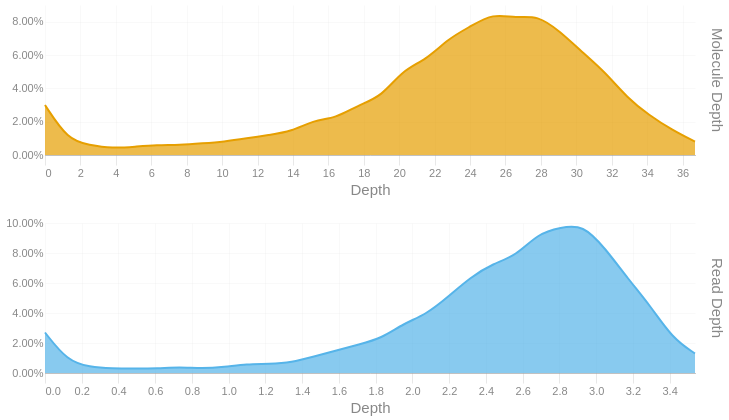

The cell this chart's notebook holds for it:
### Code cell
readdep = depth_hist(tb['Read Depth'], q99, 3)
readdep = readdep.with_columns(pl.lit('Read Depth').alias('Metric'))
if not SKIPLR:
    moldep = depth_hist(tb['Molecule Depth'], mol_q99, 1)
    moldep = moldep.with_columns(pl.lit('Molecule Depth').alias('Metric'))
    _hist = pl.concat([readdep, moldep])
    _hist = _hist.filter(pl.col('Proportion') != 0)
    with SafeRender(_hist):
        (
            alt.Chart(_hist)        
            .mark_area(interpolate = "basis")
            .encode(
                x=alt.X('Bin:Q').scale(domainMin=0).axis(alt.Axis(title='Depth')),
                y = alt.Y('Proportion:Q', title = None).axis(format = '.2%'),
                color = alt.Color('Metric:N').legend(None),
                row = alt.Row("Metric:N").header(title = None, labelOrient = 'right'),
                tooltip = [
                    alt.Tooltip("Metric:N", title = "Metric"),
                    alt.Tooltip('Interval:N', title = "Depth Interval"),
                    alt.Tooltip('Proportion:Q', title = "% Alignments").format('.2%')
                ]
            )
            .resolve_scale(x='independent', y='independent')
            .properties(
                height = 150, width = 650,
                usermeta={'embedOptions': {'downloadFileName': f'{samplename}.depth.hist'}}
            )
        ).display()
else:
    readdep = readdep.filter(pl.col('Proportion') != 0)
    with SafeRender(readdep):
        (
            alt.Chart(readdep)        
            .mark_area(interpolate = "basis")
            .encode(
                x=alt.X('Bin:Q').scale(domainMin=0).axis(alt.Axis(title='Depth')),
                y = alt.Y('Proportion:Q', title = None).axis(format = '.2%'),
                tooltip = [
                    alt.Tooltip('Interval:N', title = "Depth Interval"),
                    alt.Tooltip('Proportion:Q', title = "% Alignments").format('.2%')
                ]
            )
            .properties(
                usermeta={'embedOptions': {'downloadFileName': f'{samplename}.depth.hist'}}
            )
        ).display()

### Figure 1 — Vega-Lite specification as saved in the notebook (floating-point values rounded to 4 significant figures)
{"width": 650, "height": 150, "config": {"title": {"anchor": "start", "dy": -15, "fontSize": 18, "color": "#888888", "subtitleColor": "#888888", "subtitleFontSize": 14}, "arc": {"fill": "#0072B2"}, "axis": {"domainColor": "#888888", "domainWidth": 0.5, "gridWidth": 0.2, "grid": false, "titleFontWeight": 400, "titleFontSize": 15, "labelFontSize": 11, "labelColor": "#888888", "tickColor": "#888888", "tickWidth": 0.2, "titleColor": "#888888"}, "axisBand": {"grid": false}, "axisX": {"grid": true, "tickSize": 10, "domainCap": "round"}, "axisY": {"domain": false, "grid": true, "tickSize": 0, "domainCap": "round"}, "background": "transparent", "header": {"labelFontSize": 15, "labelColor": "#888888", "titleFontSize": 15, "titleFontWeight": 600, "titleColor": "#888888"}, "legend": {"labelFont": "sans-serif", "labelFontSize": 12, "labelColor": "#888888", "symbolSize": 100, "symbolType": "circle", "titleFontSize": 12, "titlePadding": 10, "titleColor": "#888888", "title": null}, "range": {"category": ["#E69F00", "#56B4E9", "#009E73", "#F0E442", "#0072B2", "#D55E00", "#CC79A7", "#000000"], "diverging": ["#cfe8f3", "#a2d4ec", "#73bfe2", "#46abdb", "#1696d2", "#12719e"]}, "area": {"fill": "#0072B2", "fillOpacity": 0.7, "line": true, "strokeOpacity": 0.7}, "line": {"color": "#0072B2", "stroke": "#0072B2", "strokeWidth": 2}, "trail": {"color": "#0072B2", "stroke": "#0072B2", "strokeWidth": 0, "size": 1}, "point": {"filled": true, "fillOpacity": 1.0, "size": 95}, "text": {"color": "#888888", "fontSize": 11, "align": "right", "fontWeight": 400, "size": 11}, "bar": {"fill": "#0072B2", "stroke": null}, "view": {"stroke": null, "continuousWidth": 660, "continuousHeight": 400}}, "data": {"name": "data-3231b2270e2bba3623ee0087293354de"}, "mark": {"type": "area", "interpolate": "basis"}, "encoding": {"color": {"field": "Metric", "legend": null, "type": "nominal"}, "row": {"field": "Metric", "header": {"title": null, "labelOrient": "right"}, "type": "nominal"}, "tooltip": [{"field": "Metric", "title": "Metric", "type": "nominal"}, {"field": "Interval", "title": "Depth Interval", "type": "nominal"}, {"field": "Proportion", "format": ".2%", "title": "% Alignments", "type": "quantitative"}], "x": {"axis": {"title": "Depth"}, "field": "Bin", "scale": {"domainMin": 0}, "type": "quantitative"}, "y": {"axis": {"format": ".2%"}, "field": "Proportion", "title": null, "type": "quantitative"}}, "resolve": {"scale": {"x": "independent", "y": "independent"}}, "usermeta": {"embedOptions": {"downloadFileName": "S6_LaHave_3616.depth.hist"}}, "$schema": "https://vega.github.io/schema/vega-lite/v6.1.0.json", "datasets": {"data-3231b2270e2bba3623ee0087293354de": [{"Bin": 0.0, "Interval": "0.0-0.122", "Proportion": 0.027, "Metric": "Read Depth"}, {"Bin": 0.122, "Interval": "0.122-0.244", "Proportion": 0.008, "Metric": "Read Depth"}, {"Bin": 0.244, "Interval": "0.244-0.366", "Proportion": 0.004, "Metric": "Read Depth"}, {"Bin": 0.366, "Interval": "0.366-0.488", "Proportion": 0.003, "Metric": "Read Depth"}, {"Bin": 0.488, "Interval": "0.488-0.61", "Proportion": 0.003, "Metric": "Read Depth"}, {"Bin": 0.61, "Interval": "0.61-0.732", "Proportion": 0.003, "Metric": "Read Depth"}, {"Bin": 0.732, "Interval": "0.732-0.854", "Proportion": 0.004, "Metric": "Read Depth"}, {"Bin": 0.854, "Interval": "0.854-0.976", "Proportion": 0.003, "Metric": "Read Depth"}, {"Bin": 0.976, "Interval": "0.976-1.098", "Proportion": 0.004, "Metric": "Read Depth"}, {"Bin": 1.098, "Interval": "1.098-1.22", "Proportion": 0.006, "Metric": "Read Depth"}, {"Bin": 1.22, "Interval": "1.22-1.342", "Proportion": 0.006, "Metric": "Read Depth"}, {"Bin": 1.342, "Interval": "1.342-1.464", "Proportion": 0.007, "Metric": "Read Depth"}, {"Bin": 1.464, "Interval": "1.464-1.586", "Proportion": 0.011, "Metric": "Read Depth"}, {"Bin": 1.586, "Interval": "1.586-1.708", "Proportion": 0.015, "Metric": "Read Depth"}, {"Bin": 1.708, "Interval": "1.708-1.83", "Proportion": 0.019, "Metric": "Read Depth"}, {"Bin": 1.83, "Interval": "1.83-1.952", "Proportion": 0.023, "Metric": "Read Depth"}, {"Bin": 1.952, "Interval": "1.952-2.074", "Proportion": 0.033, "Metric": "Read Depth"}, {"Bin": 2.074, "Interval": "2.074-2.196", "Proportion": 0.039, "Metric": "Read Depth"}, {"Bin": 2.196, "Interval": "2.196-2.318", "Proportion": 0.051, "Metric": "Read Depth"}, {"Bin": 2.318, "Interval": "2.318-2.44", "Proportion": 0.064, "Metric": "Read Depth"}, {"Bin": 2.44, "Interval": "2.44-2.562", "Proportion": 0.073, "Metric": "Read Depth"}, {"Bin": 2.562, "Interval": "2.562-2.684", "Proportion": 0.078, "Metric": "Read Depth"}, {"Bin": 2.684, "Interval": "2.684-2.806", "Proportion": 0.093, "Metric": "Read Depth"}, {"Bin": 2.806, "Interval": "2.806-2.928", "Proportion": 0.097, "Metric": "Read Depth"}, {"Bin": 2.928, "Interval": "2.928-3.05", "Proportion": 0.099, "Metric": "Read Depth"}, {"Bin": 3.05, "Interval": "3.05-3.172", "Proportion": 0.083, "Metric": "Read Depth"}, {"Bin": 3.172, "Interval": "3.172-3.294", "Proportion": 0.063, "Metric": "Read Depth"}, {"Bin": 3.294, "Interval": "3.294-3.416", "Proportion": 0.045, "Metric": "Read Depth"}, {"Bin": 3.416, "Interval": "3.416-3.538", "Proportion": 0.023, "Metric": "Read Depth"}, {"Bin": 3.538, "Interval": "3.538-3.66", "Proportion": 0.013, "Metric": "Read Depth"}, {"Bin": 0.0, "Interval": "0.0-1.3", "Proportion": 0.03, "Metric": "Molecule Depth"}, {"Bin": 1.3, "Interval": "1.3-2.5", "Proportion": 0.009, "Metric": "Molecule Depth"}, {"Bin": 2.5, "Interval": "2.5-3.8", "Proportion": 0.006, "Metric": "Molecule Depth"}, {"Bin": 3.8, "Interval": "3.8-5.1", "Proportion": 0.004, "Metric": "Molecule Depth"}, {"Bin": 5.1, "Interval": "5.1-6.3", "Proportion": 0.005, "Metric": "Molecule Depth"}, {"Bin": 6.3, "Interval": "6.3-7.6", "Proportion": 0.006, "Metric": "Molecule Depth"}, {"Bin": 7.6, "Interval": "7.6-8.9", "Proportion": 0.006, "Metric": "Molecule Depth"}, {"Bin": 8.9, "Interval": "8.9-10.1", "Proportion": 0.007, "Metric": "Molecule Depth"}, {"Bin": 10.1, "Interval": "10.1-11.4", "Proportion": 0.008, "Metric": "Molecule Depth"}, {"Bin": 11.4, "Interval": "11.4-12.6", "Proportion": 0.01, "Metric": "Molecule Depth"}, {"Bin": 12.6, "Interval": "12.6-13.9", "Proportion": 0.012, "Metric": "Molecule Depth"}, {"Bin": 13.9, "Interval": "13.9-15.2", "Proportion": 0.014, "Metric": "Molecule Depth"}, {"Bin": 15.2, "Interval": "15.2-16.4", "Proportion": 0.021, "Metric": "Molecule Depth"}, {"Bin": 16.4, "Interval": "16.4-17.7", "Proportion": 0.022, "Metric": "Molecule Depth"}, {"Bin": 17.7, "Interval": "17.7-19.0", "Proportion": 0.03, "Metric": "Molecule Depth"}, {"Bin": 19.0, "Interval": "19.0-20.2", "Proportion": 0.035, "Metric": "Molecule Depth"}, {"Bin": 20.2, "Interval": "20.2-21.5", "Proportion": 0.051, "Metric": "Molecule Depth"}, {"Bin": 21.5, "Interval": "21.5-22.8", "Proportion": 0.057, "Metric": "Molecule Depth"}, {"Bin": 22.8, "Interval": "22.8-24.0", "Proportion": 0.07, "Metric": "Molecule Depth"}, {"Bin": 24.0, "Interval": "24.0-25.3", "Proportion": 0.077, "Metric": "Molecule Depth"}, {"Bin": 25.3, "Interval": "25.3-26.6", "Proportion": 0.085, "Metric": "Molecule Depth"}, {"Bin": 26.6, "Interval": "26.6-27.8", "Proportion": 0.082, "Metric": "Molecule Depth"}, {"Bin": 27.8, "Interval": "27.8-29.1", "Proportion": 0.084, "Metric": "Molecule Depth"}, {"Bin": 29.1, "Interval": "29.1-30.3", "Proportion": 0.074, "Metric": "Molecule Depth"}, {"Bin": 30.3, "Interval": "30.3-31.6", "Proportion": 0.062, "Metric": "Molecule Depth"}, {"Bin": 31.6, "Interval": "31.6-32.9", "Proportion": 0.05, "Metric": "Molecule Depth"}, {"Bin": 32.9, "Interval": "32.9-34.1", "Proportion": 0.034, "Metric": "Molecule Depth"}, {"Bin": 34.1, "Interval": "34.1-35.4", "Proportion": 0.024, "Metric": "Molecule Depth"}, {"Bin": 35.4, "Interval": "35.4-36.7", "Proportion": 0.015, "Metric": "Molecule Depth"}, {"Bin": 36.7, "Interval": "36.7-37.93", "Proportion": 0.008, "Metric": "Molecule Depth"}]}}
